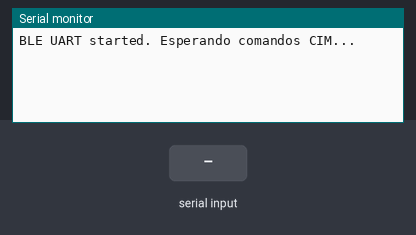
Bench run of a sketch on a simulated ESP32. Shown: the last lines printed to the serial monitor. The inputs (shaded band) are chosen by the test bench. Nothing arrives over Bluetooth unless stated; a phone connects over Bluetooth LE 3 s after start.

Above: at 1.2 s.
1.3 s: "1\n" received over Serial
At 1.6 s:
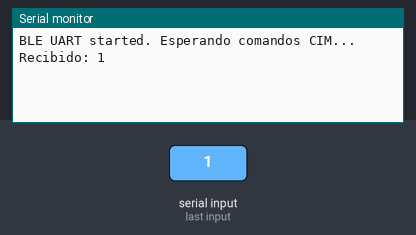
2.8 s: "0\n" received over Serial
At 4.0 s:
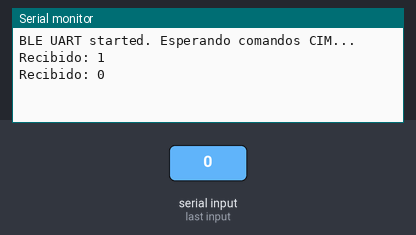
4.3 s: "2\n" received over Serial
At 5.4 s:
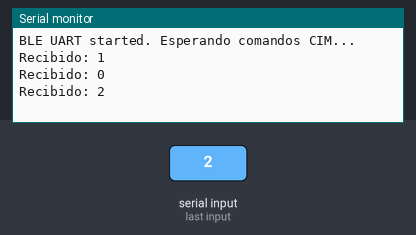

Measured:
- after the input at 1.3 s, the serial monitor: prints a new line at once (image 1)
- after the input at 2.8 s, the serial monitor: prints a new line at once (image 2)
- after the input at 4.3 s, the serial monitor: prints a new line at once (image 3)

The sketch:

esp32_bluetooth_uart.ino
```cpp
/*
  ESP32 BLE UART example (plantilla)
  - Recibe líneas desde BLE Serial
  - Interpreta mensajes tipo CIM y escribe respuesta

  NOTA: Este es un sketch de ejemplo, adaptar pines y lógica de ejecución.
*/

#include <Arduino.h>
#include "BLEDevice.h"
#include "BLEUtils.h"
#include "BLEServer.h"

static BLECharacteristic *pCharacteristic;
bool deviceConnected = false;

class MyServerCallbacks: public BLEServerCallbacks {
    void onConnect(BLEServer* pServer) {
      deviceConnected = true;
    };

    void onDisconnect(BLEServer* pServer) {
      deviceConnected = false;
    }
};

void setup() {
  Serial.begin(115200);
  BLEDevice::init("ESP32-CIM-PLC");
  BLEServer *pServer = BLEDevice::createServer();
  pServer->setCallbacks(new MyServerCallbacks());

  BLEService *pService = pServer->createService("6E400001-B5A3-F393-E0A9-E50E24DCCA9E");
  pCharacteristic = pService->createCharacteristic(
                      "6E400003-B5A3-F393-E0A9-E50E24DCCA9E",
                      BLECharacteristic::PROPERTY_NOTIFY
                    );

  pService->start();
  BLEAdvertising *pAdvertising = BLEDevice::getAdvertising();
  pAdvertising->addServiceUUID("6E400001-B5A3-F393-E0A9-E50E24DCCA9E");
  pAdvertising->start();

  Serial.println("BLE UART started. Esperando comandos CIM...");
}

void loop() {
  // Ejemplo: leer desde Serial (USB) y simular recepción
  if (Serial.available()) {
    String line = Serial.readStringUntil('\n');
    line.trim();
    if (line.length() > 0) {
      Serial.println(String("Recibido: ") + line);
      // Aquí parsear CIM y ejecutar comandos de salida (pines, motores)
      // Simular ACK por notificación
      if (deviceConnected) {
        pCharacteristic->setValue((uint8_t*)line.c_str(), line.length());
        pCharacteristic->notify();
      }
    }
  }

  delay(50);
}
```
